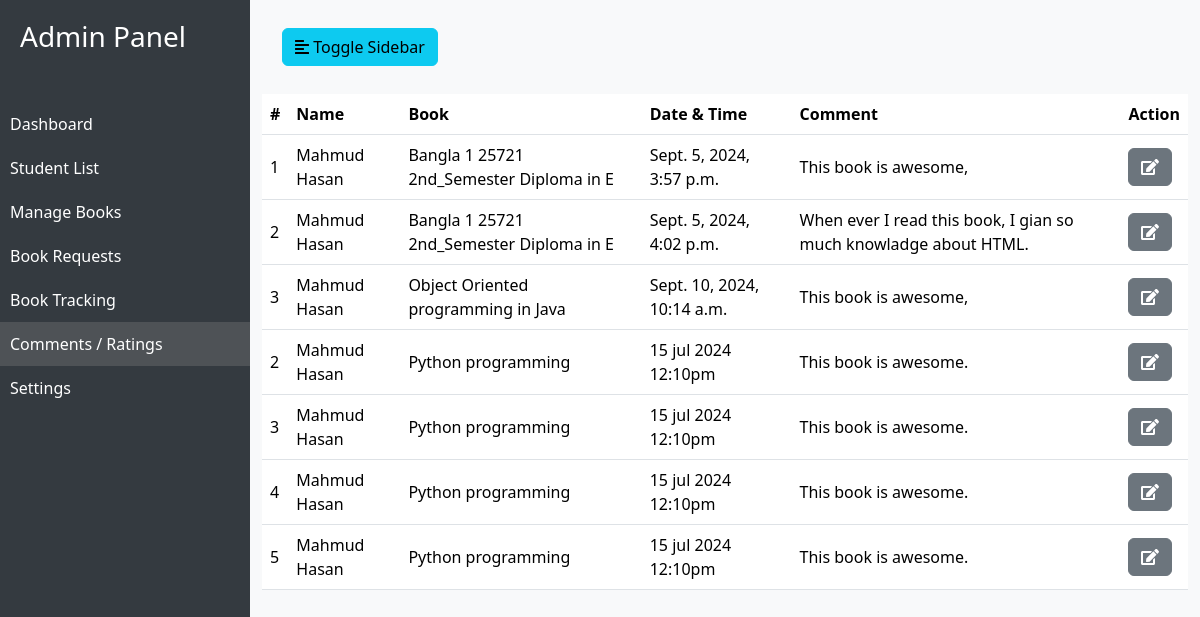
The app's page /librarian/comments/ (signed in) with its own data.
### main/models.py (models this page shows, shortened)
class Comment(models.Model):
    student = models.ForeignKey('accounts.StudentProfile', on_delete=models.CASCADE)
    book = models.ForeignKey('main.Book', on_delete=models.CASCADE)
    text = models.TextField(blank=True, null=True)
    parent = models.ForeignKey("self", on_delete=models.CASCADE, null=True, blank=True )
    add_at = models.DateTimeField(auto_now_add=True)
    updated_at = models.DateTimeField(auto_now=True)

class Book(models.Model):
    title = models.CharField(max_length=100, blank=False, null=False)
    slug = AutoSlugField(populate_from='title', unique=True, null=True, blank=True)
    author = models.CharField(max_length=100, blank=False, null=False)
    desc = models.TextField(blank=True, null=True)
    category = models.ForeignKey(Category, on_delete=models.CASCADE, related_name="books")
    image = models.ImageField(upload_to='books', blank=True, null=True)
    pages = models.IntegerField(blank=True, null=True)
    count = models.IntegerField(blank=True, null=True, default=1)
    book_id = models.CharField(max_length=20, blank=True, null=True)
    issued = models.IntegerField(default=0)

### accounts/models.py (models this page shows, shortened)
class StudentProfile(models.Model):
    user = models.OneToOneField(User, on_delete=models.CASCADE)
    shift = models.CharField(max_length=20, blank=True, null=True)
    department = models.CharField(max_length=50, blank=True, null=True)
    roll = models.CharField(max_length=50, blank=True, null=True, default="000000")
    name_bangla = models.CharField(max_length=50, blank=True, null=True)
    name = models.CharField(max_length=50, blank=True, null=True, default="")
    father_name = models.CharField(max_length=50, blank=True, null=True)
    mother_name = models.CharField(max_length=50, blank=True, null=True)
    address = models.CharField(max_length=50, blank=True, null=True)
    post_office = models.CharField(max_length=50, blank=True, null=True)
    upazila = models.CharField(max_length=50, blank=True, null=True)
    district = models.CharField(max_length=50, blank=True, null=True)
    number = models.CharField(max_length=50, blank=True, null=True)
    parent_number = models.CharField(max_length=50, blank=True, null=True)
    blood_group = models.CharField(max_length=50, blank=True, null=True)
    technology_code = models.CharField(max_length=50, blank=True, null=True)
    semester = models.CharField(max_length=50, blank=True, null=True)
    birth_date = models.DateField(blank=True, null=True)
    ssc_roll = models.CharField(max_length=50, blank=True, null=True)
    image = models.ImageField(upload_to="student", null=True, blank=True)
    signature = models.ImageField(upload_to="signature", null=True, blank=True)
    parent_signature = models.ImageField(upload_to="signature", null=True, blank=True)
    policy_agreement = models.BooleanField(default=True)
    is_active = models.BooleanField(default=False)

### librarian/views.py (the view)
# urls.py: path('comments/', views.comments, name="comments")
@staff_member_required
def comments(request):
    comment = Comment.objects.all()
    context = {
        "comments": comment
    }
    return render(request, "librarian/comments.html", context)

### main/context_processors.py (called while the page is built)
def categories(request):
    return {
        'categories': Category.objects.all()
    }

def account_alert(request):
    try:
        request.user.studentprofile
        return {}
    except:
        if not request.user.is_authenticated:
            return {}
        if request.user.is_staff:
            return {}
        return {
                'account_alert': 'Your account is not complete. Please fill in your details.'
            }

### templates/librarian/comments.html
{% extends "librarian/dashboard.html" %}
{% load static %}
{% block content %}
<table class="table table-responsive">
    <tr>
        <th>#</th>
        <th>Name</th>
        <th>Book</th>
        <th>Date & Time</th>
        <th>Comment</th>
        <th>Action</th>
    </tr>
    {% for comment in comments %}
    <tr>
        <td>{{forloop.counter}}</td>
        <td>{{comment.student.name}}</td>
        <td>{{comment.book.title}}</td>
        <td>{{comment.add_at}}</td>
        <td>{{comment.text}}</td>
        <td><button class="btn btn-secondary"><i class="fa fa-edit"></i></button></td>
    </tr>
    {% endfor %}
    <tr>
        <td>2</td>
        <td>Mahmud Hasan</td>
        <td>Python programming</td>
        <td>15 jul 2024 12:10pm</td>
        <td>This book is awesome.</td>
        <td><button class="btn btn-secondary"><i class="fa fa-edit"></i></button></td>
    </tr>
    <tr>
        <td>3</td>
        <td>Mahmud Hasan</td>
        <td>Python programming</td>
        <td>15 jul 2024 12:10pm</td>
        <td>This book is awesome.</td>
        <td><button class="btn btn-secondary"><i class="fa fa-edit"></i></button></td>
    </tr>
    <tr>
        <td>4</td>
        <td>Mahmud Hasan</td>
        <td>Python programming</td>
        <td>15 jul 2024 12:10pm</td>
        <td>This book is awesome.</td>
        <td><button class="btn btn-secondary"><i class="fa fa-edit"></i></button></td>
    </tr>
    <tr>
        <td>5</td>
        <td>Mahmud Hasan</td>
        <td>Python programming</td>
        <td>15 jul 2024 12:10pm</td>
        <td>This book is awesome.</td>
        <td><button class="btn btn-secondary"><i class="fa fa-edit"></i></button></td>
    </tr>
</table>
{% endblock %}

### static/css/dashboard.css (style rules this page uses)
body { font-family: 'Segoe UI', Tahoma, Geneva, Verdana, sans-serif; background-color: #f8f9fa; }
td { vertical-align: middle !important; }

### records on screen
Comment: student.name "Mahmud Hasan", book "Bangla 1 25721 2nd_Semester Diploma in E", add_at "Sept. 5, 2024, 3:57 p.m.", text "This book is awesome,"
Comment: student.name "Mahmud Hasan", book "Bangla 1 25721 2nd_Semester Diploma in E", add_at "Sept. 5, 2024, 4:02 p.m.", text "When ever I read this book, I gian so much knowladge about HTML."
Comment: student.name "Mahmud Hasan", book "Object Oriented programming in Java", add_at "Sept. 10, 2024, 10:14 a.m.", text "This book is awesome,"
